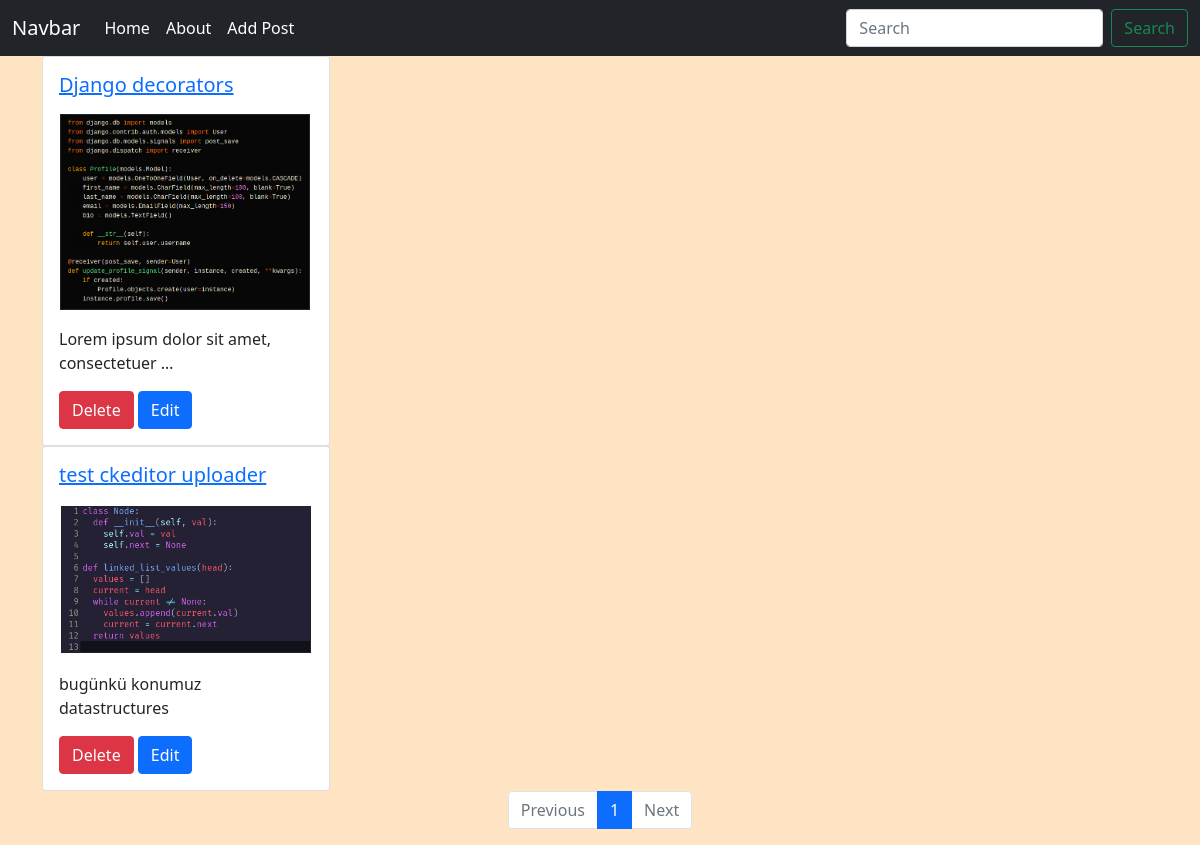
The app's page / (signed in) with its own data.
### blog/models.py (models this page shows, shortened)
class Post(models.Model):
    user = models.ForeignKey(User, on_delete=models.CASCADE)
    title = models.CharField(max_length=255)
    content = RichTextUploadingField(blank=True, null=True)
    thumbnail = models.ImageField(upload_to ='uploads/', blank=True, null=True)
    slug = models.SlugField(unique=True, max_length=255)
    published_date = models.DateTimeField(auto_now_add=True)

### blog/views.py (the view)
# urls.py: path('', PostListView.as_view(), name='home'),
class PostListView(ListView):
    model = Post
    template_name = 'blog/home.html'
    context_object_name = 'posts'
    ordering = ['-published_date']
    paginate_by = 5

### blog/templates/blog/home.html (shortened to what this page needs)
{% extends 'blog/base.html' %}
{% load static %}
{% block content %}
    {% for post in posts  %}
      <div class="container">
        <div class="card" style="width: 18rem;">
          <div class="card-body">
            <h5 class="card-title"><a href="{% url 'posts:post_detail' post.slug  %}">{{post.title}}</a></h5>
            <p class="card-text">{{post.content|safe|truncatewords:15}}</p>
            {% if request.user.is_authenticated %}
              <a href="{% url 'posts:post_delete' post.slug  %}" class="btn btn-danger">Delete</a>
              <a href="{% url 'posts:post_update' post.slug  %}" class="btn btn-primary">Edit</a>
            {% endif %}
          </div>
        </div>
    </div>
    {% endfor %}
    <nav aria-label="Page navigation example">
        <ul class="pagination justify-content-center">
          {% if page_obj.has_previous %}
            <li class="page-item">
              <a class="page-link" href="?page={{ page_obj.previous_page_number }}">Previous</a>
            </li>
          {% else %}
            <li class="page-item disabled">
              <a class="page-link" href="#" tabindex="-1" aria-disabled="True">Previous</a>
            </li>
          {% endif %}
          {% for i in page_obj.paginator.page_range %}
            {% if page_obj.number == i %}
              <li class="page-item active" aria-current="page">
                <span class="page-link">
                  {{ i }}
                </span>
              </li>
            {% else %}
              <li class="page-item"><a class="page-link" href="?page={{ i }}">{{ i }}</a></li>
            {% endif %}
          {% endfor %}
          {% if page_obj.has_next %}
            <li class="page-item">
              <a class="page-link" href="?page={{ page_obj.next_page_number }}">Next</a>
            </li>
          {% else %}
            <li class="page-item disabled">
              <a class="page-link" href="#" tabindex="-1" aria-disabled="True">Next</a>
            </li>
          {% endif %}
        </ul>
      </nav>
{% endblock content %}

### static/css/base.css (style rules this page uses)
body { background-color: bisque; }

### records on screen
Post: title "Django decorators", content (picture), content "Lorem ipsum dolor sit amet, consectetuer …"
Post: title "test ckeditor uploader", content (picture), content "bugünkü konumuz datastructures"

### other values on screen
{{ i }} "1"
